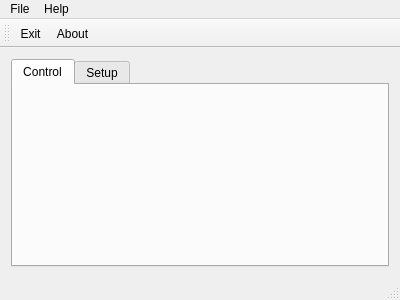
<?xml version="1.0" encoding="UTF-8"?>
<ui version="4.0">
 <class>MainView</class>
 <widget class="QMainWindow" name="MainView">
  <property name="geometry">
   <rect>
    <x>0</x>
    <y>0</y>
    <width>400</width>
    <height>300</height>
   </rect>
  </property>
  <property name="windowTitle">
   <string>Virtual Front Panel - Gating Controller</string>
  </property>
  <property name="windowIcon">
   <iconset resource="VfpResources.qrc">
    <normaloff>:/root/images/index.png</normaloff>:/root/images/index.png</iconset>
  </property>
  <widget class="QWidget" name="centralWidget">
   <layout class="QHBoxLayout" name="horizontalLayout">
    <item>
     <widget class="QTabWidget" name="tabMainView">
      <property name="currentIndex">
       <number>0</number>
      </property>
      <widget class="QWidget" name="tabControl">
       <attribute name="title">
        <string>Control</string>
       </attribute>
       <layout class="QVBoxLayout" name="verticalLayout_2">
        <item>
         <layout class="QVBoxLayout" name="loControlTab"/>
        </item>
       </layout>
      </widget>
      <widget class="QWidget" name="tabSetup">
       <attribute name="title">
        <string>Setup</string>
       </attribute>
       <layout class="QVBoxLayout" name="verticalLayout_3">
        <item>
         <layout class="QVBoxLayout" name="loSetupTab"/>
        </item>
       </layout>
      </widget>
     </widget>
    </item>
   </layout>
  </widget>
  <widget class="QMenuBar" name="menuBar">
   <property name="geometry">
    <rect>
     <x>0</x>
     <y>0</y>
     <width>400</width>
     <height>21</height>
    </rect>
   </property>
   <widget class="QMenu" name="menuFile">
    <property name="title">
     <string>File</string>
    </property>
    <addaction name="action_Exit"/>
   </widget>
   <widget class="QMenu" name="menuHelp">
    <property name="title">
     <string>Help</string>
    </property>
    <addaction name="action_About"/>
   </widget>
   <addaction name="menuFile"/>
   <addaction name="menuHelp"/>
  </widget>
  <widget class="QToolBar" name="mainToolBar">
   <property name="toolButtonStyle">
    <enum>Qt::ToolButtonTextUnderIcon</enum>
   </property>
   <attribute name="toolBarArea">
    <enum>TopToolBarArea</enum>
   </attribute>
   <attribute name="toolBarBreak">
    <bool>false</bool>
   </attribute>
   <addaction name="action_Exit"/>
   <addaction name="action_About"/>
  </widget>
  <widget class="QStatusBar" name="statusBar"/>
  <action name="action_Exit">
   <property name="icon">
    <iconset resource="VfpResources.qrc">
     <normaloff>:/root/images/exit.png</normaloff>:/root/images/exit.png</iconset>
   </property>
   <property name="text">
    <string>&amp;Exit</string>
   </property>
  </action>
  <action name="action_About">
   <property name="icon">
    <iconset resource="VfpResources.qrc">
     <normaloff>:/root/images/about.jfif</normaloff>:/root/images/about.jfif</iconset>
   </property>
   <property name="text">
    <string>&amp;About</string>
   </property>
  </action>
 </widget>
 <layoutdefault spacing="6" margin="11"/>
 <resources>
  <include location="VfpResources.qrc"/>
 </resources>
 <connections/>
</ui>
